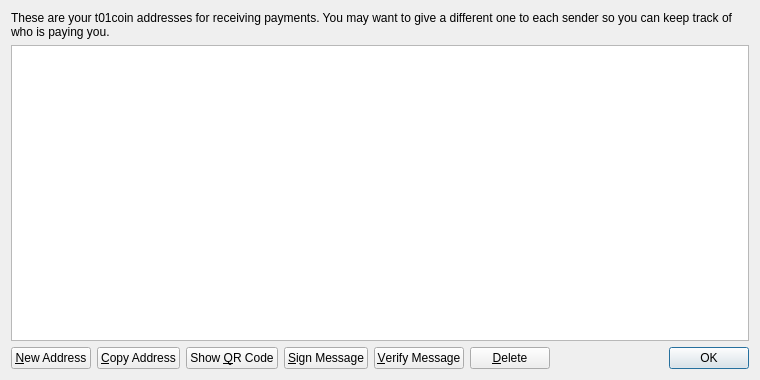
<?xml version="1.0" encoding="UTF-8"?>
<ui version="4.0">
 <class>AddressBookPage</class>
 <widget class="QWidget" name="AddressBookPage">
  <property name="geometry">
   <rect>
    <x>0</x>
    <y>0</y>
    <width>760</width>
    <height>380</height>
   </rect>
  </property>
  <property name="windowTitle">
   <string>Address Book</string>
  </property>
  <layout class="QVBoxLayout" name="verticalLayout">
   <item>
    <widget class="QLabel" name="labelExplanation">
     <property name="text">
      <string>These are your t01coin addresses for receiving payments. You may want to give a different one to each sender so you can keep track of who is paying you.</string>
     </property>
     <property name="textFormat">
      <enum>Qt::PlainText</enum>
     </property>
     <property name="wordWrap">
      <bool>true</bool>
     </property>
    </widget>
   </item>
   <item>
    <widget class="QTableView" name="tableView">
     <property name="contextMenuPolicy">
      <enum>Qt::CustomContextMenu</enum>
     </property>
     <property name="toolTip">
      <string>Double-click to edit address or label</string>
     </property>
     <property name="tabKeyNavigation">
      <bool>false</bool>
     </property>
     <property name="alternatingRowColors">
      <bool>true</bool>
     </property>
     <property name="selectionMode">
      <enum>QAbstractItemView::SingleSelection</enum>
     </property>
     <property name="selectionBehavior">
      <enum>QAbstractItemView::SelectRows</enum>
     </property>
     <property name="sortingEnabled">
      <bool>true</bool>
     </property>
     <attribute name="verticalHeaderVisible">
      <bool>false</bool>
     </attribute>
    </widget>
   </item>
   <item>
    <layout class="QHBoxLayout" name="horizontalLayout">
     <item>
      <widget class="QPushButton" name="newAddressButton">
       <property name="toolTip">
        <string>Create a new address</string>
       </property>
       <property name="text">
        <string>&amp;New Address</string>
       </property>
       <property name="icon">
        <iconset resource="../bitcoin.qrc">
         <normaloff>:/icons/add</normaloff>:/icons/add</iconset>
       </property>
      </widget>
     </item>
     <item>
      <widget class="QPushButton" name="copyToClipboard">
       <property name="toolTip">
        <string>Copy the currently selected address to the system clipboard</string>
       </property>
       <property name="text">
        <string>&amp;Copy Address</string>
       </property>
       <property name="icon">
        <iconset resource="../bitcoin.qrc">
         <normaloff>:/icons/editcopy</normaloff>:/icons/editcopy</iconset>
       </property>
      </widget>
     </item>
     <item>
      <widget class="QPushButton" name="showQRCode">
       <property name="text">
        <string>Show &amp;QR Code</string>
       </property>
       <property name="icon">
        <iconset resource="../bitcoin.qrc">
         <normaloff>:/icons/qrcode</normaloff>:/icons/qrcode</iconset>
       </property>
      </widget>
     </item>
     <item>
      <widget class="QPushButton" name="signMessage">
       <property name="toolTip">
        <string>Sign a message to prove you own a Bitcoin address</string>
       </property>
       <property name="text">
        <string>&amp;Sign Message</string>
       </property>
       <property name="icon">
        <iconset resource="../bitcoin.qrc">
         <normaloff>:/icons/edit</normaloff>:/icons/edit</iconset>
       </property>
      </widget>
     </item>
     <item>
      <widget class="QPushButton" name="verifyMessage">
       <property name="toolTip">
        <string>Verify a message to ensure it was signed with a specified Bitcoin address</string>
       </property>
       <property name="text">
        <string>&amp;Verify Message</string>
       </property>
       <property name="icon">
        <iconset resource="../bitcoin.qrc">
         <normaloff>:/icons/transaction_0</normaloff>:/icons/transaction_0</iconset>
       </property>
      </widget>
     </item>
     <item>
      <widget class="QPushButton" name="deleteButton">
       <property name="toolTip">
        <string>Delete the currently selected address from the list. Only sending addresses can be deleted.</string>
       </property>
       <property name="text">
        <string>&amp;Delete</string>
       </property>
       <property name="icon">
        <iconset resource="../bitcoin.qrc">
         <normaloff>:/icons/remove</normaloff>:/icons/remove</iconset>
       </property>
      </widget>
     </item>
     <item>
      <spacer name="horizontalSpacer">
       <property name="orientation">
        <enum>Qt::Horizontal</enum>
       </property>
       <property name="sizeHint" stdset="0">
        <size>
         <width>40</width>
         <height>20</height>
        </size>
       </property>
      </spacer>
     </item>
     <item>
      <widget class="QDialogButtonBox" name="buttonBox">
       <property name="sizePolicy">
        <sizepolicy hsizetype="Maximum" vsizetype="Fixed">
         <horstretch>0</horstretch>
         <verstretch>0</verstretch>
        </sizepolicy>
       </property>
       <property name="standardButtons">
        <set>QDialogButtonBox::Ok</set>
       </property>
      </widget>
     </item>
    </layout>
   </item>
  </layout>
 </widget>
 <resources>
  <include location="../bitcoin.qrc"/>
 </resources>
 <connections/>
</ui>
